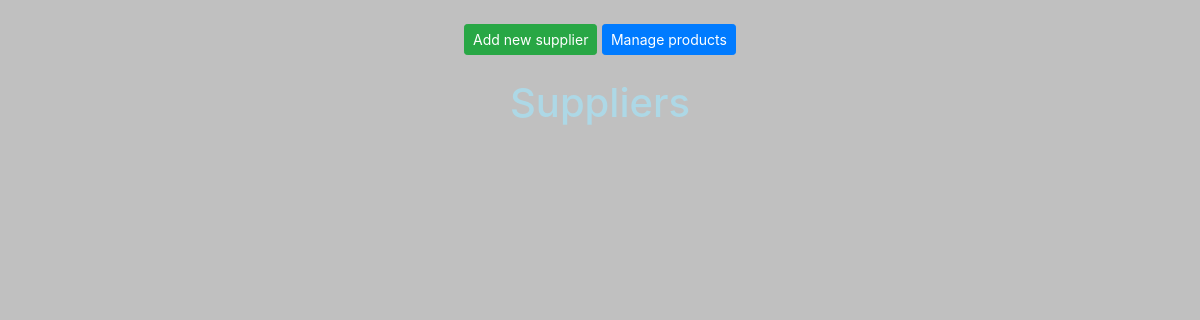
The app's page /, older data.
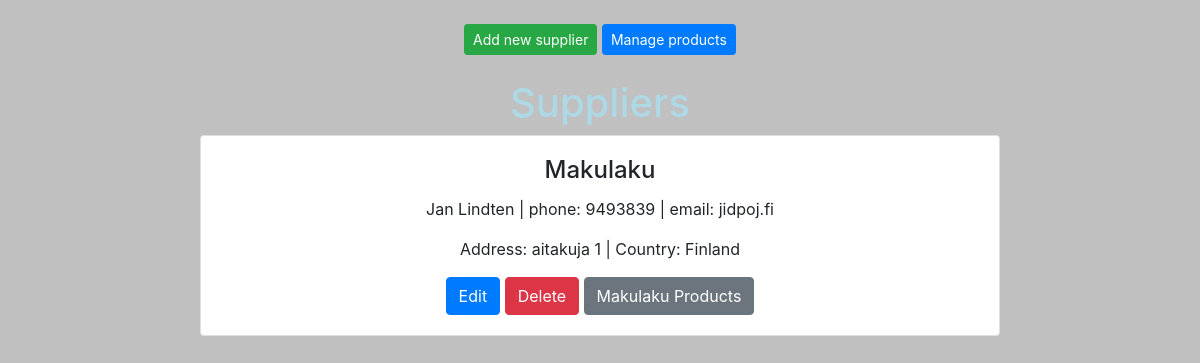
The same page, newer data.
### productsapp/models.py (models this page shows)
class Supplier(models.Model):
    companyname = models.CharField(max_length = 50, default = 'lakufirma')
    contactname = models.CharField(max_length = 50, default = 'tommi')
    address = models.CharField(max_length = 100, default = 'trueflasecdo 3')
    phone = models.CharField(max_length = 20, default = '437483434')
    email = models.CharField(max_length = 50, default = 'vfgvvgfgfdv')
    country = models.CharField(max_length = 20, default = 'vdfvvbg')

### productsapp/views.py (the view)
# urls.py: path('', supplierlistview),
def supplierlistview(request):
    supplierlist = Supplier.objects.all()
    context = {'suppliers': supplierlist}
    return render (request,"suppliers.html",context)

### template/suppliers.html (shortened to what this page needs)
{% extends 'base.html' %}
{% block content %}
<br>
<button id="add-btn" class="btn btn-success btn-sm" onclick="showaddform()">Add new supplier</button>
<button class="btn btn-primary btn-sm" onclick="alert('clicked')">Manage products</button>
<br />
<br />
<h1 style="color: lightblue">Suppliers</h1>
{% for s in suppliers %}
<div class="card" style="width: 50rem;">
    <div class="card-body">
        <h4 class="card-title">{{s.companyname}}</h5>
            <p class="card-text">{{s.contactname}} | phone: {{s.phone}} | email: {{s.email}} </p>
            <p class="card-text">Address: {{s.address}} | Country: {{s.country}}</p>
            <a href="#" class="btn btn-primary">Edit</a> <a href="/deletesupplier/{{s.id}}/"
                class="btn btn-danger">Delete</a>
            <a href="#" class="btn btn-secondary">{{s.companyname}} Products</a>
    </div>
</div>
{%endfor%}
{% endblock %}

Row changes from the older to the newer data that the page shows:
added Supplier: companyname "Makulaku", contactname "Jan Lindten", phone "9493839", email "jidpoj.fi", address "aitakuja 1", country "Finland"
